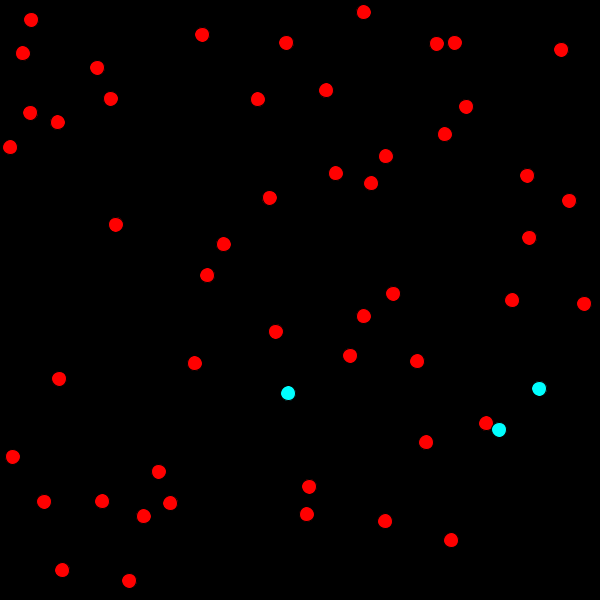
Frame 1 (no input)
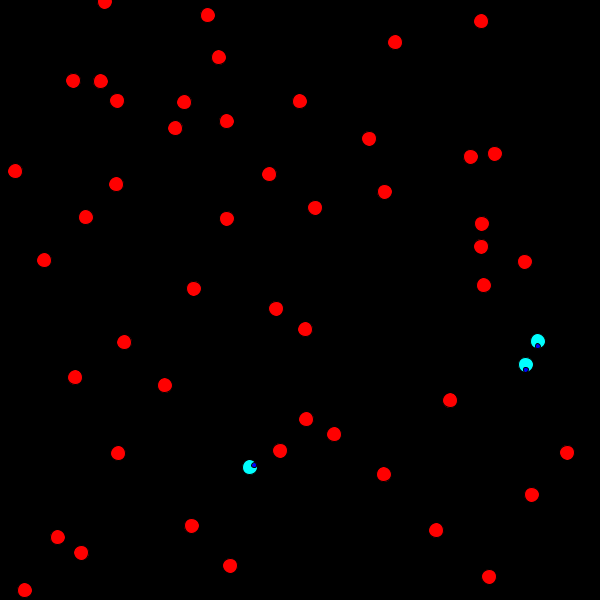
Frame 60 (the mouse pressed at the canvas centre just before this capture)
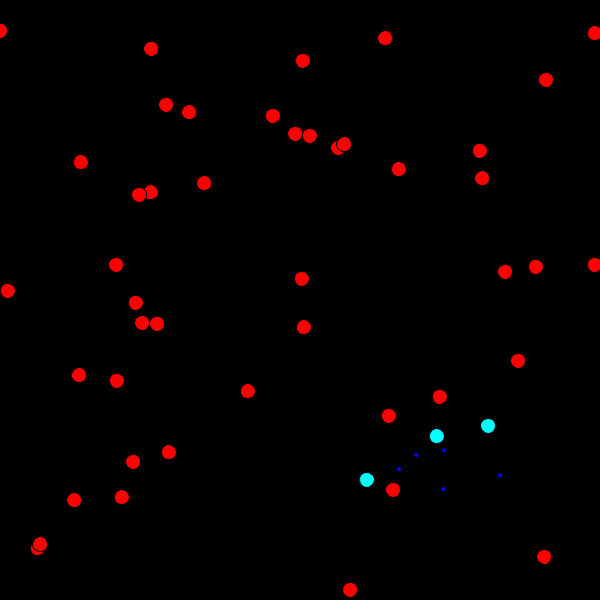
Frame 120 (the mouse held since frame 60 and released just before this capture)

The Processing sketch that drew these frames (run headless with seeded random() and noise(); from frame 60 on, the mouse is pressed at the canvas centre):

// Processing sketch: processing_140058
// ── processing_140058.pde

boolean chase = true;
int numFoes = 50;
int numGoods = 3;
int roundLimit = 100;
int roundIndex = 0;
int fireSpeed = 15; //the smaller the number the faster
int foeSpeed = 2;
int goodSpeed = 2;
int goodRange = 200;
int playerSpeed = 3;
boolean playing = false;

Ship[] foes = new Ship[numFoes];
Ship[] goods = new Ship[numGoods];
Rounds[] rounds = new Rounds[roundLimit];
int x = 250;
int y = 250;
boolean a = false;
boolean w = false;
boolean s = false;
boolean d = false;

void setup(){
  size(600,600);
  
  for(int i = 0; i < numFoes; i++){
    foes[i] = new Ship();
    foes[i].good = false;
    foes[i].x = random(0, width);
    foes[i].y = random(0, height);
    foes[i].angle = random(0,PI);
    foes[i].paint = #FF0000;
    foes[i].speed = foeSpeed;
  }
  
  for(int i = 0; i < numGoods; i++){
    goods[i] = new Ship();
    goods[i].good = true;
    goods[i].x = random(0, width);
    goods[i].y = random(0, height);
    goods[i].angle = random(0,PI);
    goods[i].paint = #00FFFF;
    goods[i].speed = goodSpeed;
  }
  
  
}

void draw(){
  background(0);
  
  for(int i = 0; i < numFoes; i++){
    if (foes[i].active) foes[i].update();
  }
  for(int i = 0; i < numGoods; i++){
    if (goods[i].active) goods[i].update();
  }
    for(int i = 0; i < roundIndex; i++){
    if (rounds[i].active) rounds[i].update();
  }
  
  if(a) x-=playerSpeed;
  if(w) y-=playerSpeed;
  if(d) x+=playerSpeed;
  if(s) y+=playerSpeed;
  
  fill(0, 255, 255);
  if(playing) {
     fill(0, 255, 0);
     ellipse(x,y,15,15);
  }
}

class Ship
{
  float dia = 15;
  float x;
  float y;
  color paint;
  float speed;
  float angle;
  boolean active = true;
  boolean good;
  
  Ship(){
  }
  
  void update(){
    x += cos(angle)*speed;
    y += sin(angle)*speed;
    
    if (x > width) x = 0;
    if (x < 0) x = width;
    if (y > height) y = 0;
    if (y < 0) y = height;
    
    fill(paint);
    ellipse(x,y,dia,dia);
    
    if(good){
      for (int i = 0; i < numFoes; i++){
        if(foes[i].active && dist(x,y, foes[i].x, foes[i].y) < goodRange){
          if (millis()%fireSpeed == 1){
            fire(x,y,foes[i].x,foes[i].y);
          }
          if(chase && y > foes[i].y) angle = atan((x-foes[i].x)/(foes[i].y-y)) - PI/2;
          if(chase && y <= foes[i].y) angle = atan((x-foes[i].x)/(foes[i].y-y)) + PI/2;
          return;
        }
      }
      
      
    } else {
      for(int i = 0; i < roundIndex; i++){
        if(rounds[i].active && dist(x,y,rounds[i].x,rounds[i].y) < dia/2){
          active = false;
          rounds[i].active = false;
          fill(255);
          ellipse(x,y,20,20);
        }
        if(rounds[i].active && dist(x,y,rounds[i].x,rounds[i].y) < dia*3){
          angle *= -1;
        }
      }
    }
  }
}

class Rounds
{
  float dia = 5;
  float x;
  float y;
  color paint;
  float speed = 5;
  float angle;
  boolean active = true;
  
  
  Rounds(){
  }
  
  void update(){
    x += cos(angle)*speed;
    y += sin(angle)*speed;
    
    if (x > width || x < 0 || y < 0 || y > height){
      active = false;
    }
    
    fill(paint);
    ellipse(x,y,dia,dia);
    
    
  }
}

void fire(float x, float y, float tx, float ty){
  if(roundIndex == 99){
    for(int i = 0; i < roundIndex; i++){
      if(!rounds[i].active){
        rounds[i].x = x;
        rounds[i].y = y;
        if(y > ty) rounds[i].angle = atan((x-tx)/(ty-y)) - PI/2;
        if(y <= ty) rounds[i].angle = atan((x-tx)/(ty-y)) + PI/2;
        rounds[i].paint = #0000FF;
        rounds[i].active = true;
        return;
      }
    }
    return;
  }
  rounds[roundIndex] = new Rounds();
  rounds[roundIndex].x = x;
  rounds[roundIndex].y = y;
  if(y > ty) rounds[roundIndex].angle = atan((x-tx)/(ty-y)) - PI/2;
  if(y <= ty) rounds[roundIndex].angle = atan((x-tx)/(ty-y)) + PI/2;
  rounds[roundIndex].paint = #0000FF;
  
  roundIndex++;
}

void mousePressed(){
  if(playing) fire(x,y,mouseX,mouseY);
}

void keyPressed(){
  if(key == 'p') playing = true;
  if(key == 'a') a = true;
  if(key == 'w') w = true;
  if(key == 's') s = true;
  if(key == 'd') d = true;
}

void keyReleased(){
  if(key == 'a') a = false;
  if(key == 'w') w = false;
  if(key == 's') s = false;
  if(key == 'd') d = false;
}
